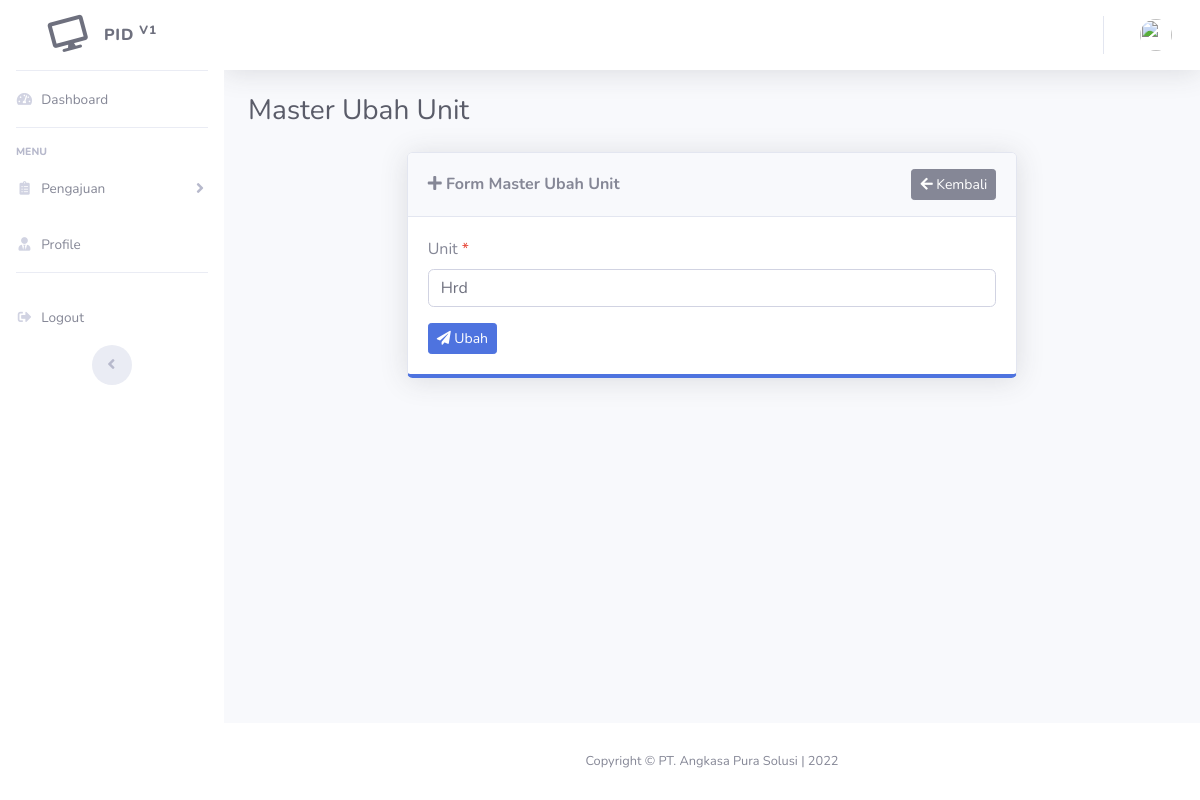
Page /master/unit/ubah/3 on the earlier database version.
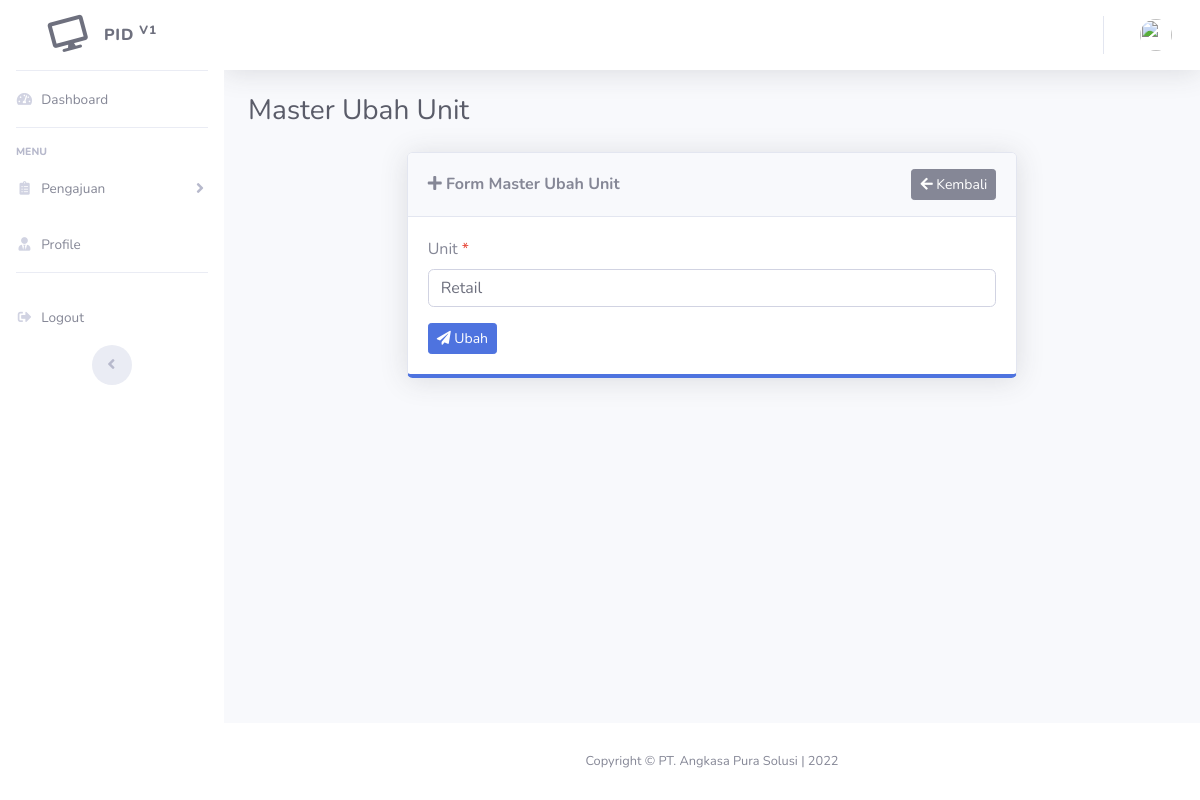
Same page on the later database version.
### tables this page shows
CREATE TABLE `tb_unit` (
  `id_unit` int(11) NOT NULL,
  `nama_unit` varchar(225) NOT NULL
);

### application/controllers/master/Unit.php (called while the page is built, shortened)
<?php
class Unit extends CI_Controller
{
    public function __construct()
    {
        $this->load->model('Core_Model', 'core');
    }
    public function ubah($id)
    {
        $data = [
            'title' => 'Master Ubah Unit',
            'unit' => $this->core->select('tb_unit', ['id_unit' => $id])
        ];
        $this->load->view('layout/header', $data);
        $this->load->view('layout/sidebar');
        $this->load->view('layout/topbar');
        $this->load->view('master/unit/ubah', $data);
        $this->load->view('layout/footer');
    }
}

### index.php (called while the page is built, shortened)
<?php
require_once BASEPATH.'core/CodeIgniter.php';

### application/models/Core_Model.php (called while the page is built, shortened)
<?php
class Core_Model extends CI_Model
{
	public function select($table, $where)
	{
		return $this->db->get_where($table, $where)->row();
	}
}

### application/views/master/unit/ubah.php (the view, shortened to what this page needs)
<div class="container-fluid">
    <div class="d-sm-flex align-items-center justify-content-between mb-4">
        <h1 class="h3 mb-0 text-gray-800"><?= $title ?></h1>
    </div>
    <div class="row justify-content-center">
        <div class="col-lg-10 col-xl-8">
            <div class="card shadow mb-4 border-bottom-primary">
                <div class="card-header py-3">
                    <div class="row">
                        <div class="col-lg-8 my-auto">
                            <h6 class="m-0 font-weight-bold text-grey-700"><i class="fas fa-plus"></i> Form <?= $title ?></h6>
                        </div>
                        <div class="col-lg">
                            <h6 class="m-0 font-weight-bold"><a href="<?= base_url('master/unit') ?>" class="btn btn-sm btn-secondary float-right"><i class="fas fa-arrow-left"></i> Kembali</a></h6>
                        </div>
                    </div>
                </div>
                <div class="card-body">
                    <form method="POST" action="<?= base_url('master/unit/proses_ubah/') . $unit->id_unit ?>">
                        <div class="form-group form-row">
                            <div class="col-lg">
                                <label for="nama_unit">Unit <span class="text-danger">*</span></label>
                                <input type="text" name="nama_unit" class="form-control" value="<?=$unit->nama_unit;?>" id="nama_unit" autofocus>
                            </div>
                        </div>
                        <button type="submit" class="btn btn-sm btn-primary"><i class="fas fa-paper-plane"></i> Ubah</button>
                    </form>
                </div>
            </div>
        </div>
    </div>
</div>

Differences in the rows shown:
changed tb_unit: nama_unit "Hrd" → "Retail"
